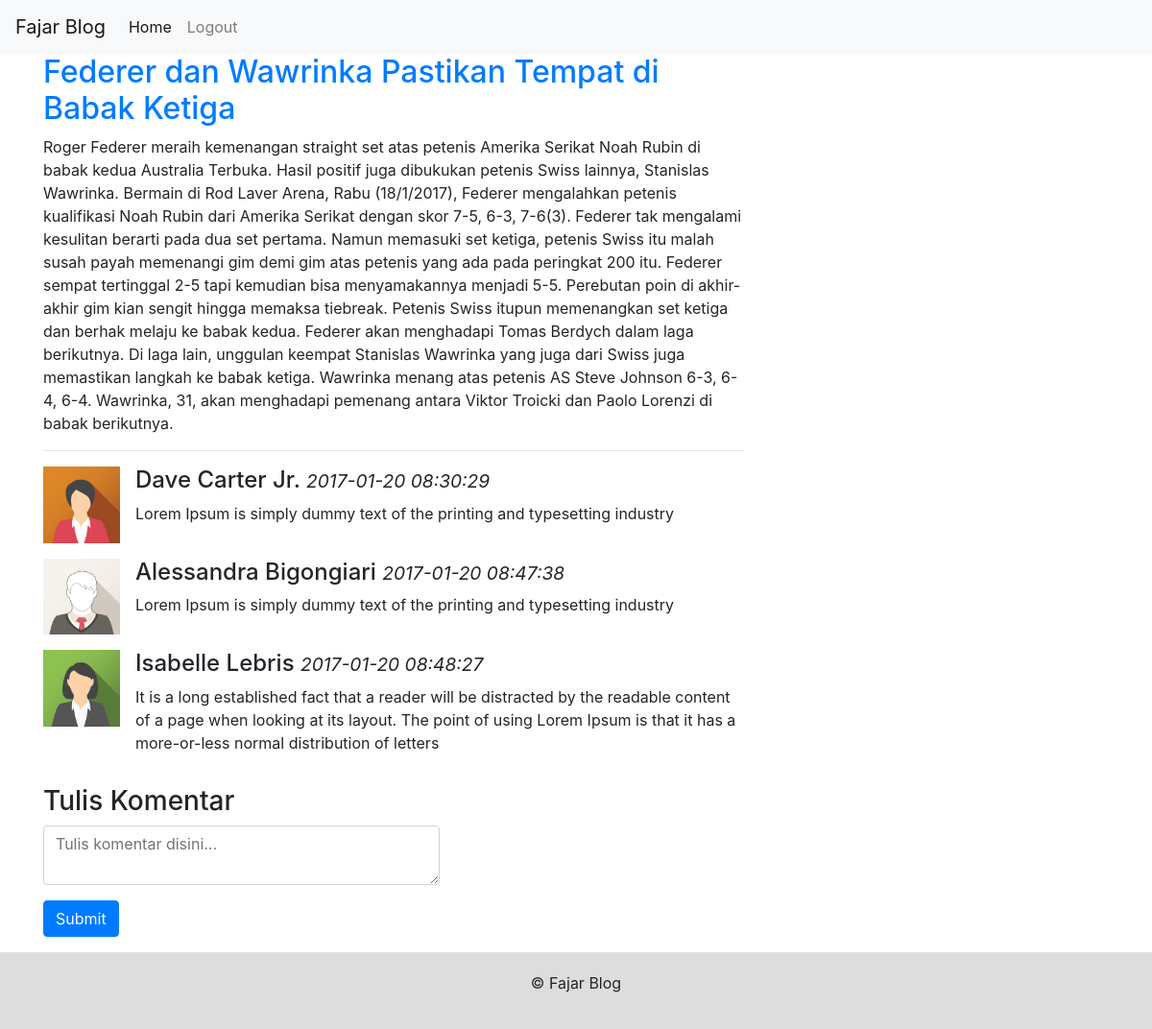
Screenshot of /project/index.php?detail=1 (signed in) with the database file from the repository.
### tables this page shows
CREATE TABLE `oop_news` (
  `id` int(11) NOT NULL,
  `title` varchar(200) NOT NULL,
  `description` text NOT NULL,
  `datetime` timestamp NOT NULL DEFAULT CURRENT_TIMESTAMP
);

CREATE TABLE `oop_comments` (
  `id` int(11) NOT NULL,
  `news_id` int(11) NOT NULL,
  `users_id` int(11) NOT NULL,
  `content` text NOT NULL,
  `datetime` timestamp NOT NULL DEFAULT CURRENT_TIMESTAMP
);

CREATE TABLE `oop_users` (
  `id` int(11) NOT NULL,
  `fullname` varchar(50) NOT NULL,
  `email` varchar(50) NOT NULL,
  `biodata` text NOT NULL,
  `photo` varchar(20) NOT NULL,
  `password` varchar(100) NOT NULL,
  `datetime` timestamp NOT NULL DEFAULT CURRENT_TIMESTAMP
);

### project/controller/news.php (called while the page is built, shortened)
<?php
    class News extends DB{
        public function getNewsDetail($id){
            $sql = $this->prepare("SELECT * FROM oop_news WHERE id = $id");
            $sql->execute();
            return $sql->fetch();
        }
    }
?>

### project/controller/comment.php (called while the page is built, shortened)
<?php
    class Comment extends DB{
        public function getByArticleId($news_id){
            $sql = $this->prepare(
                "SELECT oop_comments.*, oop_users.photo, oop_users.fullname
                FROM oop_comments JOIN oop_news ON oop_comments.news_id = oop_news.id
                JOIN oop_users ON oop_comments.users_id = oop_users.id
                WHERE oop_comments.news_id = $news_id"
            );
            $sql->execute();
            return $sql->fetchAll();
        }
    }
?>

### project/page/detail.php (the view, shortened to what this page needs)
<?php $result = $news->getNewsDetail($_GET["detail"]) ?>
<h2>
    <a href="?detail=<?php echo $result["id"] ?>">
        <?php echo $result["title"] ?>
    </a>
</h2>
<p>
    <?php echo $result["description"]?>
</p>
<hr>
<?php if($all_comments = $comment->getByArticleId($result["id"])){ ?>
<?php foreach($all_comments as $comment_result){ ?>
    <div class="media mb-3">
        <div class="media-left">
            <img src="./images/<?php echo $comment_result["photo"] ?>" width="80" alt="<?php echo $comment_result["photo"] ?>">
        </div>
        <div class="media-body ml-3">
            <h4 class="media-heading">
                <?php echo $comment_result["fullname"] ?>
                <small><i><?php echo $comment_result["datetime"] ?></i></small>
            </h4>
            <p><?php echo $comment_result["content"] ?></p>
        </div>
    </div>
<?php } ?>
<?php } ?>
<h3>Tulis Komentar</h3>
<?php if(isset($_SESSION["is_login"])) {?>
<div class="row">
    <div class="col-md-7">
        <form action="" method="POST">
            <div class="form-group">
                <textarea name="content" placeholder="Tulis komentar disini..." class="form-control"></textarea>
            </div>
            <div class="form-group">
                <input type="submit" class="btn btn-primary" value="Submit">
            </div>
        </form>
    </div>
</div>
<?php } else { ?>
    <div class="alert alert-info" role="alert">
        Silakan login terlebih dahulu untuk menulis komentar
    </div>
<?php } ?>

### rows the page displays
oop_news: title "Federer dan Wawrinka Pastikan Tempat di Babak Ketiga", description "Roger Federer meraih kemenangan straight set atas petenis Amerika Serikat Noah Rubin di babak kedua Australia Terbuka. Hasil positif juga dibukukan petenis Swiss lainnya, Stanislas Wawrinka. Bermain di Rod Laver Arena, Rabu (18/1/2017), Federer mengalahkan petenis kualifikasi Noah Rubin dari Amerika Serikat dengan skor 7-5, 6-3, 7-6(3). Federer tak mengalami kesulitan berarti pada dua set pertama. Namun memasuki set ketiga, petenis Swiss itu malah susah payah memenangi gim demi gim atas petenis yang ada pada peringkat 200 itu. Federer sempat tertinggal 2-5 tapi kemudian bisa menyamakannya menjadi 5-5. Perebutan poin di akhir-akhir gim kian sengit hingga memaksa tiebreak. Petenis Swiss…"
oop_comments: oop_users.photo (picture), oop_users.fullname "Dave Carter Jr.", datetime "2017-01-20 08:30:29", content "Lorem Ipsum is simply dummy text of the printing and typesetting industry"
oop_comments: oop_users.photo (picture), oop_users.fullname "Alessandra Bigongiari", datetime "2017-01-20 08:47:38", content "Lorem Ipsum is simply dummy text of the printing and typesetting industry"
oop_comments: oop_users.photo (picture), oop_users.fullname "Isabelle Lebris", datetime "2017-01-20 08:48:27", content "It is a long established fact that a reader will be distracted by the readable content of a page when looking at its layout. The point of using Lorem Ipsum is that it has a more-or-less normal distribution of letters"
